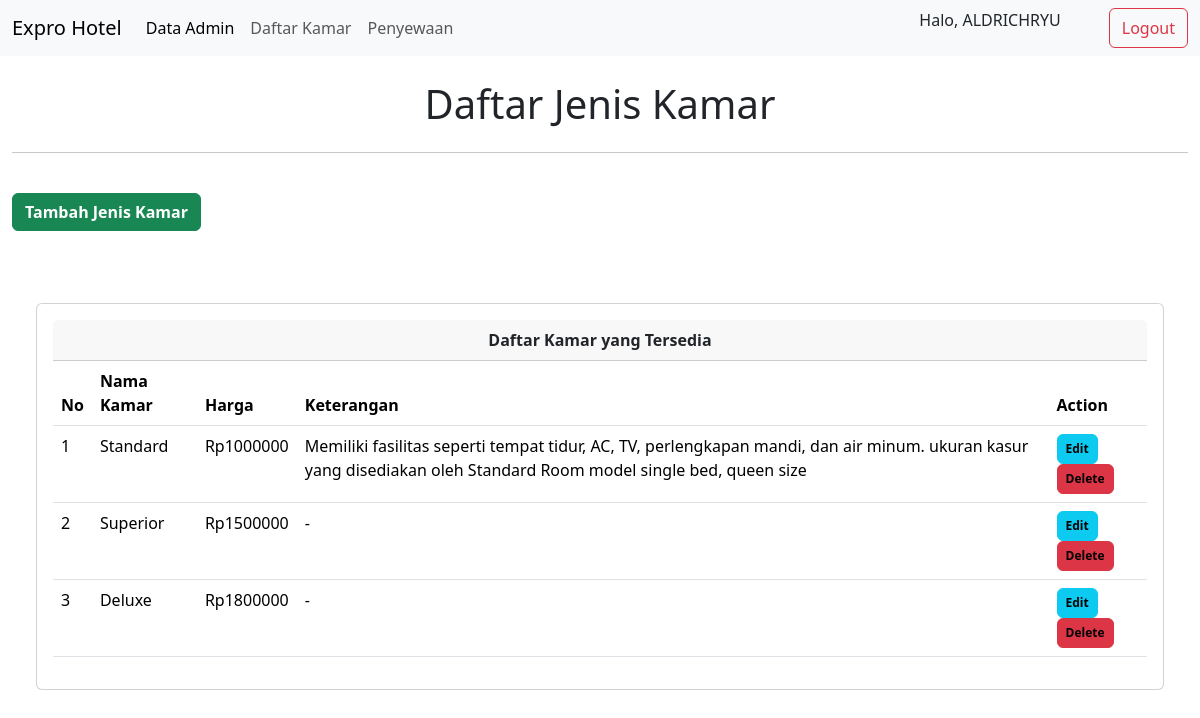
Page /jeniskamar.php (signed in) on the committed database.
### tables this page shows
CREATE TABLE `tbl_jenis_kamar` (
  `ID_Kamar` int(9) NOT NULL,
  `Jenis_Kamar` text NOT NULL,
  `Harga` int(10) NOT NULL,
  `Keterangan` varchar(255) NOT NULL
);

### jeniskamar.php (the view, shortened to what this page needs)
<?php
include "navbar.php";
?>
<!doctype html>
<html lang="en">
    <head>
        <link href="https://cdn.jsdelivr.net/npm/bootstrap@5.3.3/dist/css/bootstrap.min.css" rel="stylesheet">
    </head>
    <body>
        <div class="container-fluid">
            <h1 class="text-center my-4">Daftar Jenis Kamar</h1>
            <hr>
            <a type="button" class="btn btn-success fw-bold my-4" href="tambahjeniskamar.php">Tambah Jenis Kamar</a>
            <main>
            <div class="container-fluid px-4 my-5">
                    <div class="card mb-4">
                        <div class="card-body">
                            <div class="card-header text-center fw-bold">
                                Daftar Kamar yang Tersedia
                            </div>
                            <table class="table table-hover">
                                <thead>
                                    <tr>
                                        <th scope="col">No</th>
                                        <th scope="col">Nama Kamar</th>
                                        <th scope="col">Harga</th>
                                        <th scope="col">Keterangan</th>
                                        <th scope="col">Action</th>
                                    </tr>
                                </thead>
                                <?php
                                $sql_query = "SELECT * FROM tbl_jenis_kamar";
                                $result = $db->query($sql_query);
                                $no = 1;
                                foreach ($result as $row) {
                                ?>
                                <tbody>
                                    <tr>
                                        <td><?= $no++; ?></td>
                                        <td><?= $row['Jenis_Kamar']; ?></td>
                                        <td>Rp<?= $row['Harga']; ?></td>
                                        <td><?= $row['Keterangan']; ?></td>
                                        <td>
                                        <a type="button" class="btn btn-info fw-bold text-black badge p-2" href="ubahdatakamar.php?ID_Kamar=<?= $row['ID_Kamar'] ?>">Edit</a>
                                        <a type="button" class="btn btn-danger fw-bold text-black badge p-2" data-bs-toggle="modal" data-bs-target="#DeleteModal<?= $no ?>" href="hapusdatakamar.php?ID_Kamar=<?= $row['ID_Kamar']; ?>">Delete</a>
                                        </td>
                                    </tr>
                                </tbody>
                                <?php
                                }
                                ?>
                            </table>
                        </div>
                    </div>
                </div>
            </main>
        </div>
    </body>
</html>

### rows in the picture
tbl_jenis_kamar: Jenis_Kamar "Standard", Harga "1000000", Keterangan "Memiliki fasilitas seperti tempat tidur, AC, TV, perlengkapan mandi, dan air minum. ukuran kasur yang disediakan oleh Standard Room model single bed, queen size"
tbl_jenis_kamar: Jenis_Kamar "Superior", Harga "1500000", Keterangan "-"
tbl_jenis_kamar: Jenis_Kamar "Deluxe", Harga "1800000", Keterangan "-"

### other values in the picture
$_SESSION['Username'] "ALDRICHRYU"
